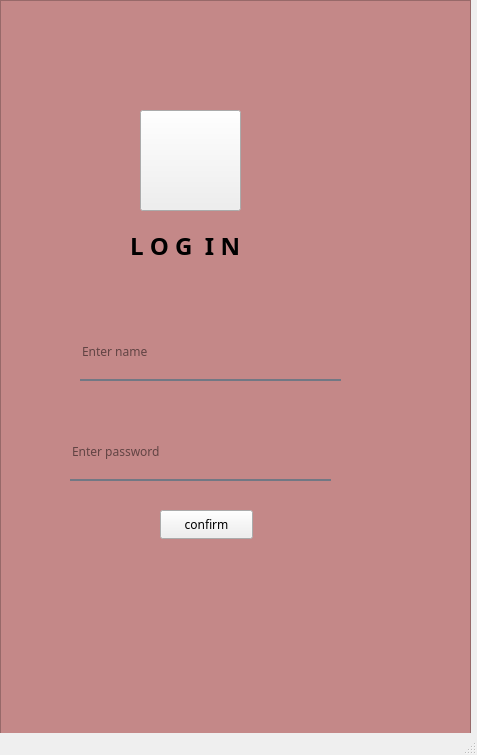
<?xml version="1.0" encoding="UTF-8"?>
<ui version="4.0">
 <class>sign</class>
 <widget class="QMainWindow" name="sign">
  <property name="geometry">
   <rect>
    <x>0</x>
    <y>0</y>
    <width>477</width>
    <height>755</height>
   </rect>
  </property>
  <property name="windowTitle">
   <string>MainWindow</string>
  </property>
  <property name="styleSheet">
   <string notr="true">*{
font-family:century-gothic;

}</string>
  </property>
  <widget class="QWidget" name="centralwidget">
   <widget class="QFrame" name="frame">
    <property name="geometry">
     <rect>
      <x>0</x>
      <y>0</y>
      <width>471</width>
      <height>771</height>
     </rect>
    </property>
    <property name="styleSheet">
     <string notr="true">QFrame#frame{
background-color: rgb(196, 136, 136);
}

</string>
    </property>
    <property name="frameShape">
     <enum>QFrame::StyledPanel</enum>
    </property>
    <property name="frameShadow">
     <enum>QFrame::Raised</enum>
    </property>
    <widget class="QLabel" name="label">
     <property name="geometry">
      <rect>
       <x>130</x>
       <y>210</y>
       <width>151</width>
       <height>71</height>
      </rect>
     </property>
     <property name="font">
      <font>
       <family>century-gothic</family>
       <pointsize>18</pointsize>
       <bold>true</bold>
      </font>
     </property>
     <property name="text">
      <string>L O G  I N </string>
     </property>
    </widget>
    <widget class="QLineEdit" name="lineEdit">
     <property name="geometry">
      <rect>
       <x>80</x>
       <y>330</y>
       <width>261</width>
       <height>51</height>
      </rect>
     </property>
     <property name="styleSheet">
      <string notr="true">border:none;
background-color: rgba(0,0,0,0);
border-bottom: 2px solid rgba(105,119 , 132,230);
padding-bottom:7px;</string>
     </property>
     <property name="placeholderText">
      <string>Enter name</string>
     </property>
    </widget>
    <widget class="QLineEdit" name="lineEdit_2">
     <property name="geometry">
      <rect>
       <x>70</x>
       <y>430</y>
       <width>261</width>
       <height>51</height>
      </rect>
     </property>
     <property name="styleSheet">
      <string notr="true">border:none;
background-color: rgba(0,0,0,0);
border-bottom: 2px solid rgba(105,119 , 132,230);
padding-bottom:7px;</string>
     </property>
     <property name="echoMode">
      <enum>QLineEdit::Password</enum>
     </property>
     <property name="placeholderText">
      <string>Enter password</string>
     </property>
    </widget>
    <widget class="QPushButton" name="pushButton">
     <property name="geometry">
      <rect>
       <x>140</x>
       <y>110</y>
       <width>101</width>
       <height>101</height>
      </rect>
     </property>
     <property name="styleSheet">
      <string notr="true">border-image: url(:/img/images/person.png);</string>
     </property>
     <property name="text">
      <string/>
     </property>
    </widget>
    <widget class="QLabel" name="label_2">
     <property name="geometry">
      <rect>
       <x>0</x>
       <y>0</y>
       <width>131</width>
       <height>131</height>
      </rect>
     </property>
     <property name="styleSheet">
      <string notr="true">border-image: url(:/img/images/Blue, white and green Medical care logo.png);
border:none;
bottom-border-radius:45px;</string>
     </property>
     <property name="text">
      <string/>
     </property>
    </widget>
    <widget class="QPushButton" name="pushButton_2">
     <property name="geometry">
      <rect>
       <x>160</x>
       <y>510</y>
       <width>93</width>
       <height>29</height>
      </rect>
     </property>
     <property name="text">
      <string>confirm</string>
     </property>
    </widget>
   </widget>
  </widget>
  <widget class="QStatusBar" name="statusbar"/>
 </widget>
 <resources/>
 <connections/>
</ui>
